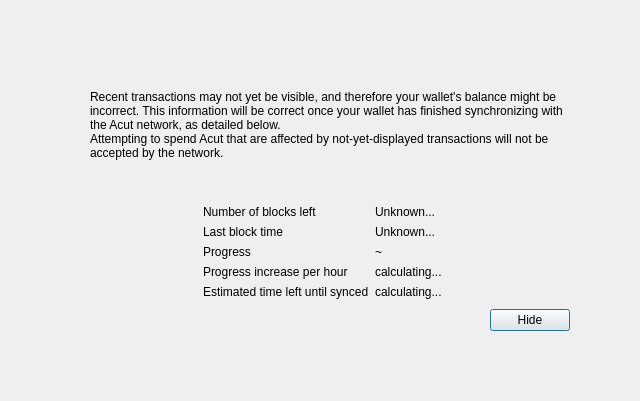
<?xml version="1.0" encoding="UTF-8"?>
<ui version="4.0">
 <class>ModalOverlay</class>
 <widget class="QWidget" name="ModalOverlay">
  <property name="geometry">
   <rect>
    <x>0</x>
    <y>0</y>
    <width>640</width>
    <height>401</height>
   </rect>
  </property>
  <property name="windowTitle">
   <string>Form</string>
  </property>
  <layout class="QVBoxLayout" name="verticalLayout" stretch="0">
   <property name="sizeConstraint">
    <enum>QLayout::SetDefaultConstraint</enum>
   </property>
   <property name="leftMargin">
    <number>0</number>
   </property>
   <property name="topMargin">
    <number>0</number>
   </property>
   <property name="rightMargin">
    <number>0</number>
   </property>
   <property name="bottomMargin">
    <number>0</number>
   </property>
   <item>
    <widget class="QWidget" name="bgWidget" native="true">
     <property name="styleSheet">
      <string notr="true"/>
     </property>
     <layout class="QVBoxLayout" name="verticalLayoutMain" stretch="0">
      <property name="leftMargin">
       <number>60</number>
      </property>
      <property name="topMargin">
       <number>60</number>
      </property>
      <property name="rightMargin">
       <number>60</number>
      </property>
      <property name="bottomMargin">
       <number>60</number>
      </property>
      <item>
       <widget class="QWidget" name="contentWidget" native="true">
        <property name="styleSheet">
         <string notr="true"/>
        </property>
        <layout class="QVBoxLayout" name="verticalLayoutSub" stretch="1,0,0,0,0">
         <property name="spacing">
          <number>0</number>
         </property>
         <property name="leftMargin">
          <number>10</number>
         </property>
         <property name="topMargin">
          <number>10</number>
         </property>
         <property name="rightMargin">
          <number>10</number>
         </property>
         <property name="bottomMargin">
          <number>10</number>
         </property>
         <item>
          <layout class="QHBoxLayout" name="horizontalLayoutIconText" stretch="0,1">
           <property name="topMargin">
            <number>20</number>
           </property>
           <item>
            <layout class="QVBoxLayout" name="verticalLayoutIcon">
             <property name="leftMargin">
              <number>0</number>
             </property>
             <item>
              <widget class="QLabel" name="warningIcon">
               <property name="text">
                <string/>
               </property>
              </widget>
             </item>
             <item>
              <spacer name="verticalSpacerWarningIcon">
               <property name="orientation">
                <enum>Qt::Vertical</enum>
               </property>
               <property name="sizeHint" stdset="0">
                <size>
                 <width>20</width>
                 <height>40</height>
                </size>
               </property>
              </spacer>
             </item>
            </layout>
           </item>
           <item>
            <layout class="QVBoxLayout" name="verticalLayoutInfoText">
             <property name="leftMargin">
              <number>0</number>
             </property>
             <property name="topMargin">
              <number>0</number>
             </property>
             <item>
              <widget class="QLabel" name="infoText">
               <property name="text">
                <string>Recent transactions may not yet be visible, and therefore your wallet's balance might be incorrect. This information will be correct once your wallet has finished synchronizing with the Acut network, as detailed below.</string>
               </property>
               <property name="textFormat">
                <enum>Qt::RichText</enum>
               </property>
               <property name="wordWrap">
                <bool>true</bool>
               </property>
              </widget>
             </item>
             <item>
              <widget class="QLabel" name="infoTextStrong">
               <property name="text">
                <string>Attempting to spend Acut that are affected by not-yet-displayed transactions will not be accepted by the network.</string>
               </property>
               <property name="textFormat">
                <enum>Qt::RichText</enum>
               </property>
               <property name="wordWrap">
                <bool>true</bool>
               </property>
              </widget>
             </item>
             <item>
              <spacer name="verticalSpacerInTextSpace">
               <property name="orientation">
                <enum>Qt::Vertical</enum>
               </property>
               <property name="sizeHint" stdset="0">
                <size>
                 <width>20</width>
                 <height>40</height>
                </size>
               </property>
              </spacer>
             </item>
            </layout>
           </item>
          </layout>
         </item>
         <item>
          <spacer name="verticalSpacerAfterText">
           <property name="orientation">
            <enum>Qt::Vertical</enum>
           </property>
           <property name="sizeHint" stdset="0">
            <size>
             <width>20</width>
             <height>40</height>
            </size>
           </property>
          </spacer>
         </item>
         <item>
          <layout class="QFormLayout" name="formLayout">
           <property name="fieldGrowthPolicy">
            <enum>QFormLayout::FieldsStayAtSizeHint</enum>
           </property>
           <property name="formAlignment">
            <set>Qt::AlignHCenter|Qt::AlignTop</set>
           </property>
           <property name="horizontalSpacing">
            <number>6</number>
           </property>
           <property name="verticalSpacing">
            <number>6</number>
           </property>
           <property name="topMargin">
            <number>10</number>
           </property>
           <item row="0" column="0">
            <widget class="QLabel" name="labelNumberOfBlocksLeft">
             <property name="text">
              <string>Number of blocks left</string>
             </property>
            </widget>
           </item>
           <item row="0" column="1">
            <widget class="QLabel" name="numberOfBlocksLeft">
             <property name="text">
              <string>Unknown...</string>
             </property>
            </widget>
           </item>
           <item row="1" column="0">
            <widget class="QLabel" name="labelLastBlockTime">
             <property name="text">
              <string>Last block time</string>
             </property>
            </widget>
           </item>
           <item row="1" column="1">
            <widget class="QLabel" name="newestBlockDate">
             <property name="sizePolicy">
              <sizepolicy hsizetype="Maximum" vsizetype="Preferred">
               <horstretch>0</horstretch>
               <verstretch>0</verstretch>
              </sizepolicy>
             </property>
             <property name="text">
              <string>Unknown...</string>
             </property>
            </widget>
           </item>
           <item row="2" column="0">
            <widget class="QLabel" name="labelSyncDone">
             <property name="text">
              <string>Progress</string>
             </property>
            </widget>
           </item>
           <item row="2" column="1">
            <layout class="QHBoxLayout" name="horizontalLayoutSync" stretch="0,1">
             <item>
              <widget class="QLabel" name="percentageProgress">
               <property name="text">
                <string notr="true">~</string>
               </property>
              </widget>
             </item>
            </layout>
           </item>
           <item row="4" column="0">
            <widget class="QLabel" name="labelProgressIncrease">
             <property name="text">
              <string>Progress increase per hour</string>
             </property>
            </widget>
           </item>
           <item row="4" column="1">
            <widget class="QLabel" name="progressIncreasePerH">
             <property name="text">
              <string>calculating...</string>
             </property>
            </widget>
           </item>
           <item row="5" column="0">
            <widget class="QLabel" name="labelEstimatedTimeLeft">
             <property name="text">
              <string>Estimated time left until synced</string>
             </property>
            </widget>
           </item>
           <item row="5" column="1">
            <widget class="QLabel" name="expectedTimeLeft">
             <property name="text">
              <string>calculating...</string>
             </property>
            </widget>
           </item>
          </layout>
         </item>
         <item>
          <layout class="QHBoxLayout" name="horizontalLayoutButtons">
           <property name="leftMargin">
            <number>10</number>
           </property>
           <property name="topMargin">
            <number>10</number>
           </property>
           <item>
            <spacer name="horizontalSpacer">
             <property name="orientation">
              <enum>Qt::Horizontal</enum>
             </property>
             <property name="sizeHint" stdset="0">
              <size>
               <width>40</width>
               <height>20</height>
              </size>
             </property>
            </spacer>
           </item>
           <item>
            <widget class="QPushButton" name="closeButton">
             <property name="text">
              <string>Hide</string>
             </property>
             <property name="shortcut">
              <string notr="true">Esc</string>
             </property>
             <property name="focusPolicy">
              <enum>Qt::StrongFocus</enum>
             </property>
             <property name="default">
              <bool>true</bool>
             </property>
            </widget>
           </item>
          </layout>
         </item>
         <item>
          <layout class="QVBoxLayout" name="verticalLayout_2">
           <item>
            <spacer name="verticalSpacer">
             <property name="orientation">
              <enum>Qt::Vertical</enum>
             </property>
             <property name="sizeHint" stdset="0">
              <size>
               <width>20</width>
               <height>40</height>
              </size>
             </property>
            </spacer>
           </item>
          </layout>
         </item>
        </layout>
       </widget>
      </item>
     </layout>
    </widget>
   </item>
  </layout>
 </widget>
 <resources/>
 <connections/>
</ui>
